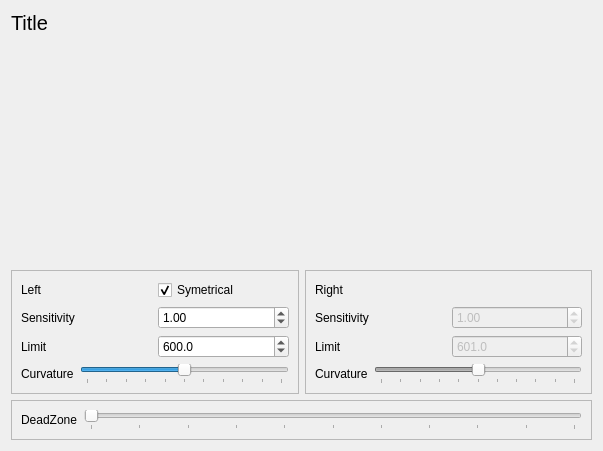
<?xml version="1.0" encoding="UTF-8"?>
<ui version="4.0">
 <class>SCurveForm</class>
 <widget class="QWidget" name="SCurveForm">
  <property name="geometry">
   <rect>
    <x>0</x>
    <y>0</y>
    <width>603</width>
    <height>451</height>
   </rect>
  </property>
  <property name="windowTitle">
   <string>Form</string>
  </property>
  <layout class="QVBoxLayout" name="verticalLayout_3">
   <item>
    <widget class="QLabel" name="SCTitle">
     <property name="sizePolicy">
      <sizepolicy hsizetype="Preferred" vsizetype="Maximum">
       <horstretch>0</horstretch>
       <verstretch>0</verstretch>
      </sizepolicy>
     </property>
     <property name="font">
      <font>
       <pointsize>15</pointsize>
      </font>
     </property>
     <property name="text">
      <string>Title</string>
     </property>
    </widget>
   </item>
   <item>
    <widget class="QWidget" name="SCView" native="true">
     <property name="sizePolicy">
      <sizepolicy hsizetype="Preferred" vsizetype="Expanding">
       <horstretch>0</horstretch>
       <verstretch>0</verstretch>
      </sizepolicy>
     </property>
     <property name="minimumSize">
      <size>
       <width>360</width>
       <height>180</height>
      </size>
     </property>
    </widget>
   </item>
   <item>
    <layout class="QHBoxLayout" name="horizontalLayout_2">
     <item>
      <widget class="QFrame" name="frame">
       <property name="frameShape">
        <enum>QFrame::StyledPanel</enum>
       </property>
       <property name="frameShadow">
        <enum>QFrame::Plain</enum>
       </property>
       <layout class="QVBoxLayout" name="verticalLayout">
        <item>
         <layout class="QHBoxLayout" name="horizontalLayout_9">
          <item>
           <widget class="QLabel" name="SCLeftLabel">
            <property name="text">
             <string>Left</string>
            </property>
           </widget>
          </item>
          <item>
           <widget class="QCheckBox" name="SCSymetrical">
            <property name="text">
             <string>Symetrical</string>
            </property>
            <property name="checked">
             <bool>true</bool>
            </property>
           </widget>
          </item>
         </layout>
        </item>
        <item>
         <layout class="QHBoxLayout" name="horizontalLayout_3">
          <item>
           <widget class="QLabel" name="label_9">
            <property name="text">
             <string>Sensitivity</string>
            </property>
           </widget>
          </item>
          <item>
           <widget class="QDoubleSpinBox" name="SCLeftFactor">
            <property name="minimum">
             <double>0.000000000000000</double>
            </property>
            <property name="maximum">
             <double>100.000000000000000</double>
            </property>
            <property name="singleStep">
             <double>0.100000000000000</double>
            </property>
            <property name="value">
             <double>1.000000000000000</double>
            </property>
           </widget>
          </item>
         </layout>
        </item>
        <item>
         <layout class="QHBoxLayout" name="horizontalLayout_6">
          <item>
           <widget class="QLabel" name="label_2">
            <property name="text">
             <string>Limit</string>
            </property>
           </widget>
          </item>
          <item>
           <widget class="QDoubleSpinBox" name="SCLeftLimit">
            <property name="decimals">
             <number>1</number>
            </property>
            <property name="minimum">
             <double>1.000000000000000</double>
            </property>
            <property name="maximum">
             <double>9999.899999999999636</double>
            </property>
            <property name="value">
             <double>600.000000000000000</double>
            </property>
           </widget>
          </item>
         </layout>
        </item>
        <item>
         <layout class="QHBoxLayout" name="horizontalLayout_7">
          <item>
           <widget class="QLabel" name="SCCurvL">
            <property name="text">
             <string>Curvature</string>
            </property>
           </widget>
          </item>
          <item>
           <widget class="QSlider" name="SCLeftCurv">
            <property name="enabled">
             <bool>true</bool>
            </property>
            <property name="maximum">
             <number>100</number>
            </property>
            <property name="value">
             <number>50</number>
            </property>
            <property name="orientation">
             <enum>Qt::Horizontal</enum>
            </property>
            <property name="tickPosition">
             <enum>QSlider::TicksBelow</enum>
            </property>
            <property name="tickInterval">
             <number>10</number>
            </property>
           </widget>
          </item>
         </layout>
        </item>
       </layout>
      </widget>
     </item>
     <item>
      <widget class="QFrame" name="frame_2">
       <property name="frameShape">
        <enum>QFrame::StyledPanel</enum>
       </property>
       <property name="frameShadow">
        <enum>QFrame::Raised</enum>
       </property>
       <layout class="QVBoxLayout" name="verticalLayout_2">
        <item>
         <widget class="QLabel" name="SCRightLabel">
          <property name="text">
           <string>Right</string>
          </property>
         </widget>
        </item>
        <item>
         <layout class="QHBoxLayout" name="horizontalLayout">
          <item>
           <widget class="QLabel" name="label">
            <property name="text">
             <string>Sensitivity</string>
            </property>
           </widget>
          </item>
          <item>
           <widget class="QDoubleSpinBox" name="SCRightFactor">
            <property name="enabled">
             <bool>false</bool>
            </property>
            <property name="minimum">
             <double>0.000000000000000</double>
            </property>
            <property name="maximum">
             <double>100.000000000000000</double>
            </property>
            <property name="singleStep">
             <double>0.100000000000000</double>
            </property>
            <property name="value">
             <double>1.000000000000000</double>
            </property>
           </widget>
          </item>
         </layout>
        </item>
        <item>
         <layout class="QHBoxLayout" name="horizontalLayout_5">
          <item>
           <widget class="QLabel" name="label_3">
            <property name="text">
             <string>Limit</string>
            </property>
           </widget>
          </item>
          <item>
           <widget class="QDoubleSpinBox" name="SCRightLimit">
            <property name="enabled">
             <bool>false</bool>
            </property>
            <property name="decimals">
             <number>1</number>
            </property>
            <property name="minimum">
             <double>1.000000000000000</double>
            </property>
            <property name="maximum">
             <double>9999.899999999999636</double>
            </property>
            <property name="value">
             <double>601.000000000000000</double>
            </property>
           </widget>
          </item>
         </layout>
        </item>
        <item>
         <layout class="QHBoxLayout" name="horizontalLayout_8">
          <item>
           <widget class="QLabel" name="SCCurvR">
            <property name="text">
             <string>Curvature</string>
            </property>
           </widget>
          </item>
          <item>
           <widget class="QSlider" name="SCRightCurv">
            <property name="enabled">
             <bool>false</bool>
            </property>
            <property name="maximum">
             <number>100</number>
            </property>
            <property name="value">
             <number>50</number>
            </property>
            <property name="orientation">
             <enum>Qt::Horizontal</enum>
            </property>
            <property name="tickPosition">
             <enum>QSlider::TicksBelow</enum>
            </property>
            <property name="tickInterval">
             <number>10</number>
            </property>
           </widget>
          </item>
         </layout>
        </item>
       </layout>
      </widget>
     </item>
    </layout>
   </item>
   <item>
    <widget class="QFrame" name="frame_3">
     <property name="frameShape">
      <enum>QFrame::StyledPanel</enum>
     </property>
     <layout class="QHBoxLayout" name="horizontalLayout_4">
      <item>
       <widget class="QLabel" name="SCDZoneLabel">
        <property name="sizePolicy">
         <sizepolicy hsizetype="Preferred" vsizetype="Maximum">
          <horstretch>0</horstretch>
          <verstretch>0</verstretch>
         </sizepolicy>
        </property>
        <property name="text">
         <string>DeadZone</string>
        </property>
       </widget>
      </item>
      <item>
       <widget class="QSlider" name="SCDeadZone">
        <property name="maximum">
         <number>100</number>
        </property>
        <property name="orientation">
         <enum>Qt::Horizontal</enum>
        </property>
        <property name="tickPosition">
         <enum>QSlider::TicksBelow</enum>
        </property>
        <property name="tickInterval">
         <number>10</number>
        </property>
       </widget>
      </item>
     </layout>
    </widget>
   </item>
  </layout>
 </widget>
 <tabstops>
  <tabstop>SCLeftFactor</tabstop>
  <tabstop>SCRightFactor</tabstop>
 </tabstops>
 <resources/>
 <connections/>
</ui>
